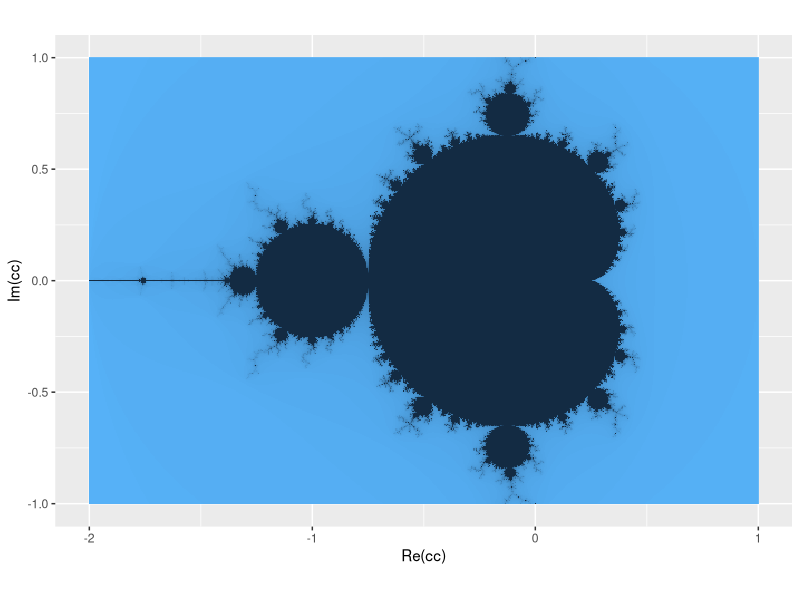
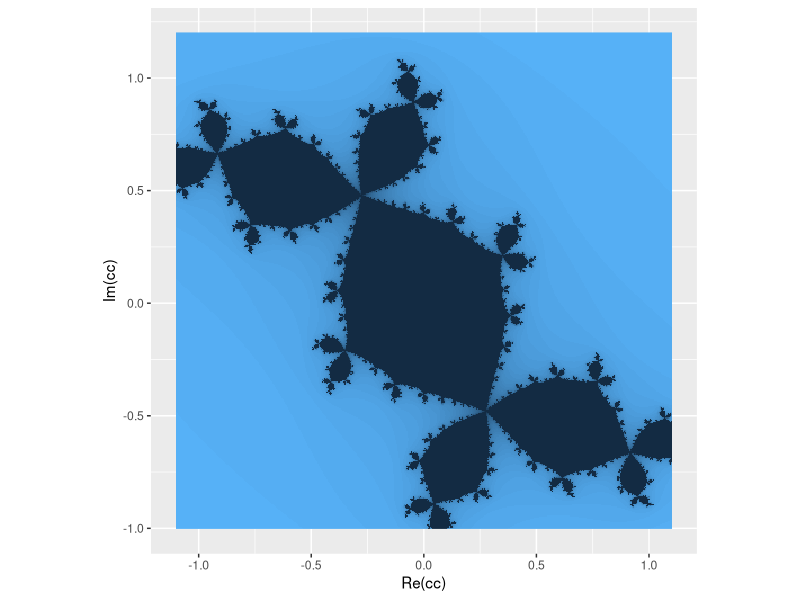

These charts were generated, in order, by the following R code:
mandelbrodt=function(c0,z0=0i,n=100,d=2){
  x=Re(c0)
  y=Im(c0)
  p=sqrt((x-0.25)**2+y**2)
  if(z0==0i & d==2){
    if(x<(p-2*p**2+0.25)) return(0)
    if(((x+1)**2+y**2)<(1/16)) return(0)
  }
  for(i in 1:n){
    if(Mod(z0)>2) return(n-i+1)
    else z0=z0**d+c0
  }
  return(0)
}

xx=seq(-2,1,by=0.005)
yy=seq(-1,1,by=0.005)
xy=expand.grid(xx,yy)
cc=xy[,1]+xy[,2]*1i

mandel=sapply(cc,mandelbrodt)
library(ggplot2)
ggplot()+geom_raster(aes(x=Re(cc),y=Im(cc),fill=(mandel)))+coord_fixed(ratio=1)+guides(fill=FALSE)

xx=seq(-1.1,1.1,by=0.005)
yy=seq(-1,1.2,by=0.005)
xy=expand.grid(xx,yy)
cc=xy[,1]+xy[,2]*1i
julia=sapply(cc,function(ccc) mandelbrodt(-0.122+0.744i,ccc,d=2,n=50))
ggplot()+geom_raster(aes(x=Re(cc),y=Im(cc),fill=(julia)))+coord_fixed(ratio=1)+guides(fill=FALSE)
